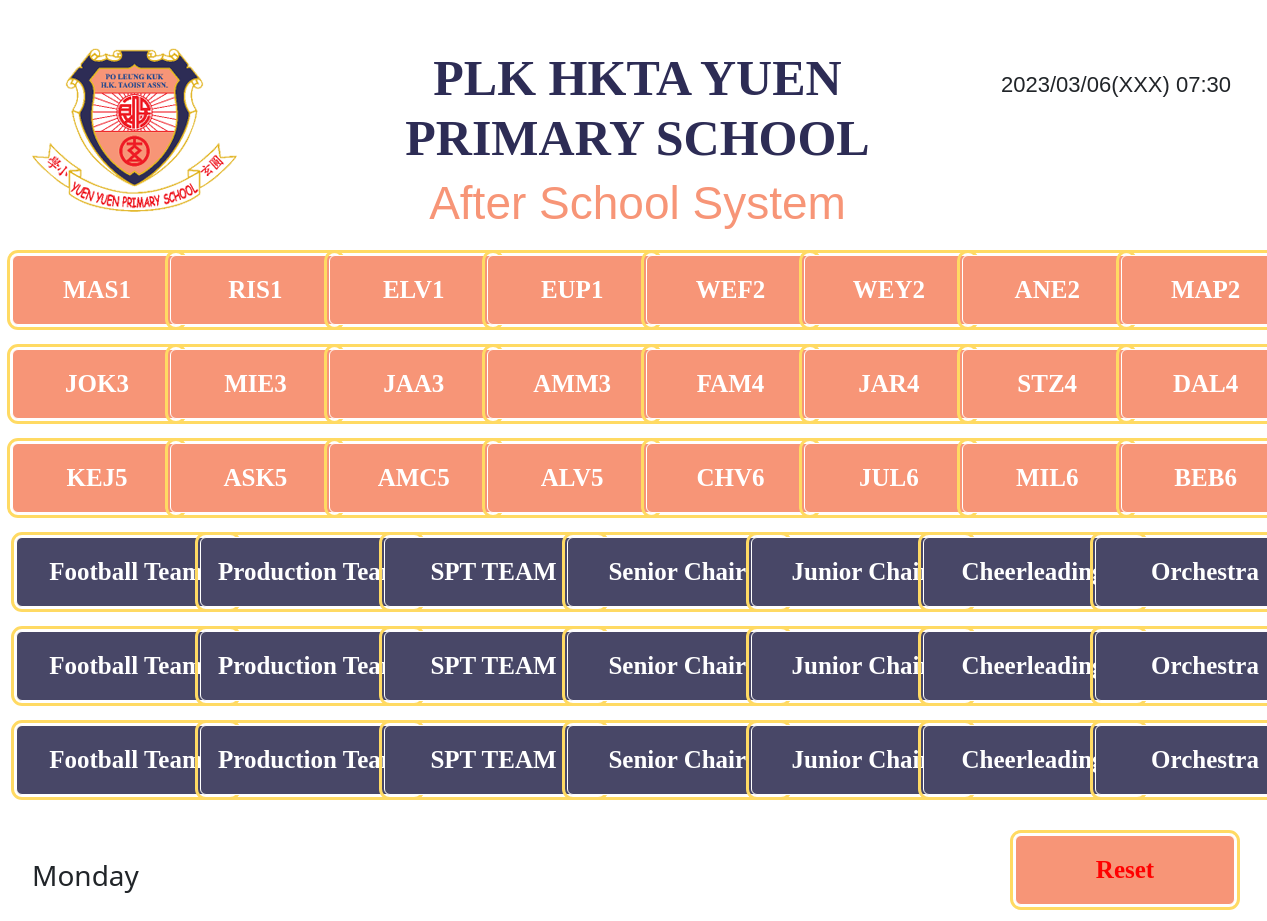
The page / on the database its author committed.
### tables this page shows
CREATE TABLE `sound_list` (
  `id` int(11) NOT NULL,
  `code` varchar(20) NOT NULL,
  `sound_name` varchar(100) NOT NULL,
  `inserted_at` timestamp NOT NULL DEFAULT current_timestamp() ON UPDATE current_timestamp()
);

### Controller/dbController.php (called while the page is built, shortened)
<?php
class DBController {
    private $host = "localhost";
    private $user = "root";
    private $password = "";
    private $database = "plk_sound_school";
    private $conn;
    function __construct() {
        $this->conn = $this->connectDB();
    }
    function connectDB() {
        $conn = mysqli_connect($this->host,$this->user,$this->password,$this->database);
        return $conn;
    }
    function runQuery($query) {
        $result = mysqli_query($this->conn,$query);
        while($row=mysqli_fetch_assoc($result)) {
            $resultset[] = $row;
        }
        if(!empty($resultset))
            return $resultset;
    }
    function numRows($query) {
        $result  = mysqli_query($this->conn,$query);
        $rowcount = mysqli_num_rows($result);
        return $rowcount;
    }
}

### index.php (the view, shortened to what this page needs)
<?php
require_once("Controller/dbController.php");
$db_handle = new DBController();
$data = $db_handle->runQuery("SELECT * FROM user order by id desc");
?>
<!doctype html>
<html lang="en">
<head>
    <link href="assets/vendor/bootstrap/css/bootstrap.min.css" rel="stylesheet">
    <link href="assets/vendor/splide/css/splide.min.css" rel="stylesheet">
    <link href="assets/css/style.css" rel="stylesheet">
</head>
<body>
<section>
    <div class="container-fluid">
        <div class="row mt-lg-5 mt-3 ps-2">
            <div class="col-lg-3 ps-4 text-lg-start text-center mb-3">
                <img alt="" class="img-fluid" src="assets/images/logo.png"/>
            </div>
            <div class="col-lg-6 text-center mb-3">
                <h1 class="hkta-dark hkta-title">
                    PLK HKTA YUEN PRIMARY SCHOOL
                </h1>
                <h3 class="hkta-primary-text hkta-title-description">
                    After School System
                </h3>
            </div>
            <div class="col-lg-3 mb-3">
                <h4 class="text-lg-end text-center mt-lg-4 mt-0 hkta-title-date pe-lg-4">
                    2023/03/06(XXX) 07:30
                </h4>
            </div>
        </div>
    </div>
</section>
<section>
    <div class="container-fluid">
        <div class="row text-center">
            <?php
            $query = "SELECT * FROM sound_list order by id asc";
            $sound_data = $db_handle->runQuery($query);
            $sound_row = $db_handle->numRows($query);
            $total = (int)($sound_row / 4);
            for ($i = 0; $i < $total; $i++) {
                $j=$i*4;
                ?>
                <div class="col-lg-6">
                    <div class="row">
                        <div class="col-xl-3 col-md-4 col-6 mb-4">
                            <button class="btn btn-primary hkta-primary-btn" id="<?php echo $sound_data[$j]['code']; ?>" type="button"><?php echo $sound_data[$j]['code']; ?></button>
                        </div>
                        <div class="col-xl-3 col-md-4 col-6 mb-4">
                            <button class="btn btn-primary hkta-primary-btn" id="<?php echo $sound_data[$j+1]['code']; ?>" type="button"><?php echo $sound_data[$j+1]['code']; ?></button>
                        </div>
                        <div class="col-xl-3 col-md-4 col-6 mb-4">
                            <button class="btn btn-primary hkta-primary-btn" id="<?php echo $sound_data[$j+2]['code']; ?>" type="button"><?php echo $sound_data[$j+2]['code']; ?></button>
                        </div>
                        <div class="col-xl-3 col-md-4 col-6 mb-4">
                            <button class="btn btn-primary hkta-primary-btn" id="<?php echo $sound_data[$j+3]['code']; ?>" type="button"><?php echo $sound_data[$j+3]['code']; ?></button>
                        </div>
                    </div>
                </div>
                <?php
            }
            ?>
        </div>
    </div>
</section>
<section>
    <div class="container-fluid">
        <div class="row text-center">
            <div class="col-lg-7 ps-lg-3">
                <div class="row">
                    <div class="col-xl-3 col-lg-4 col-6 mb-4">
                        <button class="btn btn-primary hkta-dark-btn" type="button">Football Team</button>
                    </div>
                    <div class="col-xl-3 col-lg-4 col-6 mb-4">
                        <button class="btn btn-primary hkta-dark-btn" type="button">Production Team</button>
                    </div>
                    <div class="col-xl-3 col-lg-4 col-6 mb-4">
                        <button class="btn btn-primary hkta-dark-btn" type="button">SPT TEAM</button>
                    </div>
                    <div class="col-xl-3 col-lg-4 col-6 mb-4">
                        <button class="btn btn-primary hkta-dark-btn" type="button">Senior Chair</button>
                    </div>
                </div>
            </div>
            <div class="col-lg-5 pe-lg-4">
                <div class="row">
                    <div class="col-xl-4 col-6 mb-4">
                        <button class="btn btn-primary hkta-dark-btn" type="button">Junior Chair</button>
                    </div>
                    <div class="col-xl-4 col-6 mb-4">
                        <button class="btn btn-primary hkta-dark-btn" type="button">Cheerleading</button>
                    </div>
                    <div class="col-xl-4 col-6 mb-4">
                        <button class="btn btn-primary hkta-dark-btn" type="button">Orchestra</button>
                    </div>
                </div>
            </div>
        </div>
    </div>
    <div class="container-fluid">
        <div class="row text-center">
            <div class="col-lg-7 ps-lg-3">
                <div class="row">
                    <div class="col-xl-3 col-lg-4 col-6 mb-4">
                        <button class="btn btn-primary hkta-dark-btn" type="button">Football Team</button>
                    </div>
                    <div class="col-xl-3 col-lg-4 col-6 mb-4">
                        <button class="btn btn-primary hkta-dark-btn" type="button">Production Team</button>
                    </div>
                    <div class="col-xl-3 col-lg-4 col-6 mb-4">
                        <button class="btn btn-primary hkta-dark-btn" type="button">SPT TEAM</button>
                    </div>
                    <div class="col-xl-3 col-lg-4 col-6 mb-4">
                        <button class="btn btn-primary hkta-dark-btn" type="button">Senior Chair</button>
                    </div>
                </div>
            </div>
            <div class="col-lg-5 pe-lg-4">
                <div class="row">
                    <div class="col-xl-4 col-6 mb-4">
                        <button class="btn btn-primary hkta-dark-btn" type="button">Junior Chair</button>
                    </div>
                    <div class="col-xl-4 col-6 mb-4">
                        <button class="btn btn-primary hkta-dark-btn" type="button">Cheerleading</button>
                    </div>
                    <div class="col-xl-4 col-6 mb-4">
                        <button class="btn btn-primary hkta-dark-btn" type="button">Orchestra</button>
                    </div>
                </div>
            </div>
        </div>
    </div>
    <div class="container-fluid">
        <div class="row text-center">
            <div class="col-lg-7 ps-lg-3">
                <div class="row">
                    <div class="col-xl-3 col-lg-4 col-6 mb-4">
                        <button class="btn btn-primary hkta-dark-btn" type="button">Football Team</button>
                    </div>
                    <div class="col-xl-3 col-lg-4 col-6 mb-4">
                        <button class="btn btn-primary hkta-dark-btn" type="button">Production Team</button>
                    </div>
                    <div class="col-xl-3 col-lg-4 col-6 mb-4">
                        <button class="btn btn-primary hkta-dark-btn" type="button">SPT TEAM</button>
                    </div>
                    <div class="col-xl-3 col-lg-4 col-6 mb-4">
                        <button class="btn btn-primary hkta-dark-btn" type="button">Senior Chair</button>
                    </div>
                </div>
            </div>
            <div class="col-lg-5 pe-lg-4">
                <div class="row">
                    <div class="col-xl-4 col-6 mb-4">
                        <button class="btn btn-primary hkta-dark-btn" type="button">Junior Chair</button>
                    </div>
                    <div class="col-xl-4 col-6 mb-4">
                        <button class="btn btn-primary hkta-dark-btn" type="button">Cheerleading</button>
                    </div>
                    <div class="col-xl-4 col-6 mb-4">
                        <button class="btn btn-primary hkta-dark-btn" type="button">Orchestra</button>
                    </div>
                </div>
            </div>
        </div>
    </div>
</section>
<section>
    <div class="container-fluid mt-3 mb-3">
        <div class="row ps-lg-2 pe-lg-2">
            <div class="col-6 text-start ps-lg-4">
                <h3 class="pt-4">Monday</h3>
            </div>
            <div class="col-6 text-lg-end pe-lg-4">
                <button class="btn btn-primary hkta-reset-btn" id="reset" onclick="reset();" type="button">Reset
                </button>
            </div>
        </div>
    </div>
</section>
</body>
</html>

### assets/css/style.css (style rules this page uses)
.hkta-dark { color: #2d2c55; }
.hkta-title { font-family: Calibri; font-weight: bold; font-size: 50px; }
.hkta-primary-text { color: #f79577; }
.hkta-title-description { font-family: Arial; font-size: 46px; }
.hkta-title-date { font-family: Arial; font-size: 22px; }
.hkta-primary-btn { height: 70px; width: 170px; color: white; font-size: 25px; background: #f79577; border: 1px solid white; outline: 3px solid #ffda63; outline-offset: 2px; font-family: Calibri; font-weight: bold; }
.hkta-dark-btn { height: 70px; width: 220px; color: white; font-size: 25px; background: #484767; border: 1px solid white; outline: 3px solid #ffda63; outline-offset: 2px; font-family: Calibri; font-weight: bold; }
.hkta-reset-btn { height: 70px; width: 220px; color: red; font-size: 25px; background: #f79577; border: 1px solid white; outline: 3px solid #ffda63; outline-offset: 2px; font-family: Calibri; font-weight: bold; }

### rows shown on the page
sound_list: code "MAS1"
sound_list: code "RIS1"
sound_list: code "ELV1"
sound_list: code "EUP1"
sound_list: code "WEF2"
sound_list: code "WEY2"
sound_list: code "ANE2"
sound_list: code "MAP2"
sound_list: code "JOK3"
sound_list: code "MIE3"
sound_list: code "JAA3"
sound_list: code "AMM3"
sound_list: code "FAM4"
sound_list: code "JAR4"
sound_list: code "STZ4"
sound_list: code "DAL4"
sound_list: code "KEJ5"
sound_list: code "ASK5"
sound_list: code "AMC5"
sound_list: code "ALV5"
sound_list: code "CHV6"
sound_list: code "JUL6"
sound_list: code "MIL6"
sound_list: code "BEB6"
